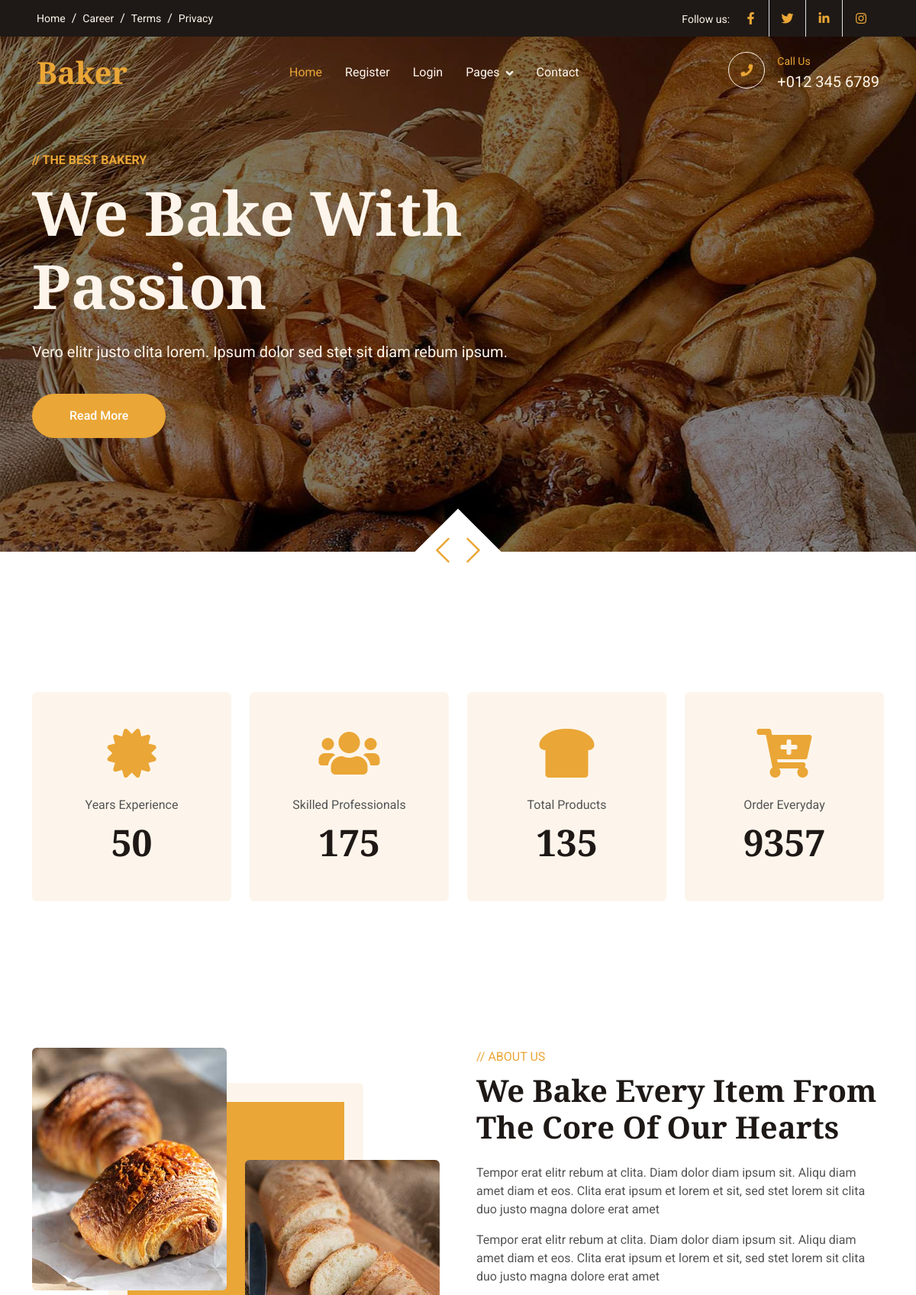
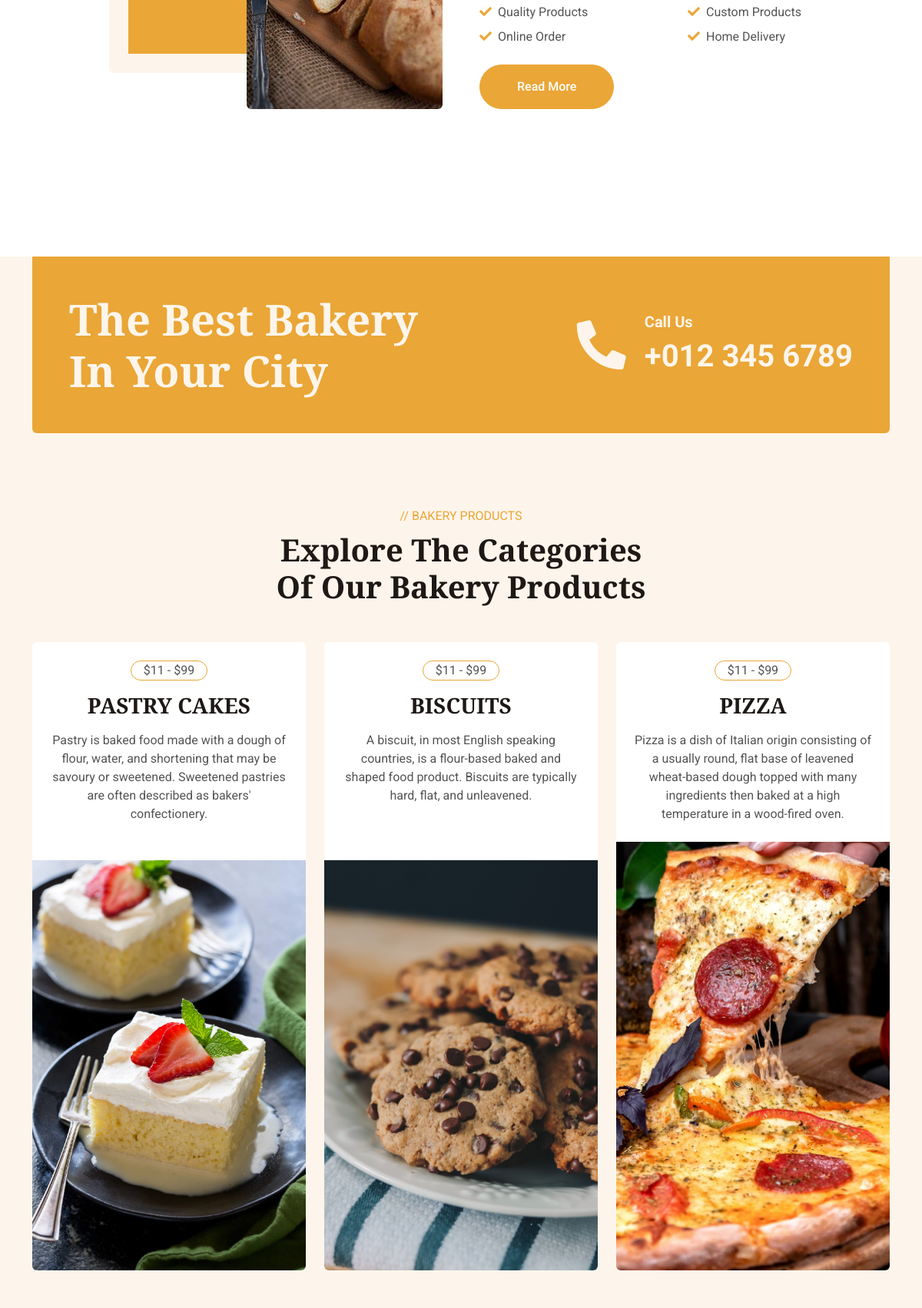
The page / (upper part) on the database its author committed (2 pictures, top to bottom).
### statapp/models.py (models this page shows)
class products(models.Model):
    name=models.TextField(max_length=300)
    img=models.ImageField(upload_to='pics')
    desc=models.TextField()

### statapp/views.py (the view)
# urls.py: path('',views.stat,name='stat'),
def stat(request):
    obj=products.objects.all()
    return render(request,"index.html",{'result':obj})

### templates/index.html (shortened to what this page needs)
{% load static %}
<!DOCTYPE html>
<html lang="en">
<head>
    <link href="https://cdnjs.cloudflare.com/ajax/libs/font-awesome/5.10.0/css/all.min.css" rel="stylesheet">
    <link href="https://cdn.jsdelivr.net/npm/bootstrap-icons@1.4.1/font/bootstrap-icons.css" rel="stylesheet">
    <link href="{% static 'lib/animate/animate.min.css' %}" rel="stylesheet">
    <link href="{% static 'lib/owlcarousel/assets/owl.carousel.min.css' %}" rel="stylesheet">
    <link href="{% static 'css/bootstrap.min.css' %}" rel="stylesheet">
    <link href="{% static 'css/style.css' %}" rel="stylesheet">
</head>
<body>
    <div class="container-fluid top-bar bg-dark text-light px-0 wow fadeIn" data-wow-delay="0.1s">
        <div class="row gx-0 align-items-center d-none d-lg-flex">
            <div class="col-lg-6 px-5 text-start">
                <ol class="breadcrumb mb-0">
                    <li class="breadcrumb-item"><a class="small text-light" href="#">Home</a></li>
                    <li class="breadcrumb-item"><a class="small text-light" href="#">Career</a></li>
                    <li class="breadcrumb-item"><a class="small text-light" href="#">Terms</a></li>
                    <li class="breadcrumb-item"><a class="small text-light" href="#">Privacy</a></li>
                </ol>
            </div>
            <div class="col-lg-6 px-5 text-end">
                <small>Follow us:</small>
                <div class="h-100 d-inline-flex align-items-center">
                    <a class="btn-lg-square text-primary border-end rounded-0" href=""><i class="fab fa-facebook-f"></i></a>
                    <a class="btn-lg-square text-primary border-end rounded-0" href=""><i class="fab fa-twitter"></i></a>
                    <a class="btn-lg-square text-primary border-end rounded-0" href=""><i class="fab fa-linkedin-in"></i></a>
                    <a class="btn-lg-square text-primary pe-0" href=""><i class="fab fa-instagram"></i></a>
                </div>
            </div>
        </div>
    </div>
    <nav class="navbar navbar-expand-lg navbar-dark fixed-top py-lg-0 px-lg-5 wow fadeIn" data-wow-delay="0.1s">
        <a href="index.html" class="navbar-brand ms-4 ms-lg-0">
            <h1 class="text-primary m-0">Baker</h1>
        </a>
        <div class="collapse navbar-collapse" id="navbarCollapse">
            <div class="navbar-nav mx-auto p-4 p-lg-0">
                <a href="index.html" class="nav-item nav-link active">Home</a>
                {% if user.is_authenticated %}
                <li style="color:white;"><b> Hello {{user.username}} </b> </li>
                <a href="credentials/logout" class="nav-item nav-link">logout</a>
                {% else %}
                <a href="credentials/register" class="nav-item nav-link">Register</a>
                <a href="credentials/login" class="nav-item nav-link">Login</a>
                {% endif %}
                <div class="nav-item dropdown">
                    <a href="#" class="nav-link dropdown-toggle" data-bs-toggle="dropdown">Pages</a>
                </div>
                <a href="contact.html" class="nav-item nav-link">Contact</a>
            </div>
            <div class=" d-none d-lg-flex">
                <div class="flex-shrink-0 btn-lg-square border border-light rounded-circle">
                    <i class="fa fa-phone text-primary"></i>
                </div>
                <div class="ps-3">
                    <small class="text-primary mb-0">Call Us</small>
                    <p class="text-light fs-5 mb-0">+012 345 6789</p>
                </div>
            </div>
        </div>
    </nav>
    <div class="container-fluid p-0 pb-5 wow fadeIn" data-wow-delay="0.1s">
        <div class="owl-carousel header-carousel position-relative">
            <div class="owl-carousel-item position-relative">
                <img class="img-fluid" src="{% static 'img/carousel-1.jpg' %}" alt="">
                <div class="owl-carousel-inner">
                    <div class="container">
                        <div class="row justify-content-start">
                            <div class="col-lg-8">
                                <p class="text-primary text-uppercase fw-bold mb-2">// The Best Bakery</p>
                                <h1 class="display-1 text-light mb-4 animated slideInDown">We Bake With Passion</h1>
                                <p class="text-light fs-5 mb-4 pb-3">Vero elitr justo clita lorem. Ipsum dolor sed stet sit diam rebum ipsum.</p>
                                <a href="" class="btn btn-primary rounded-pill py-3 px-5">Read More</a>
                            </div>
                        </div>
                    </div>
                </div>
            </div>
        </div>
    </div>
    <div class="container-xxl py-6">
        <div class="container">
            <div class="row g-4">
                <div class="col-lg-3 col-md-6 wow fadeIn" data-wow-delay="0.1s">
                    <div class="fact-item bg-light rounded text-center h-100 p-5">
                        <i class="fa fa-certificate fa-4x text-primary mb-4"></i>
                        <p class="mb-2">Years Experience</p>
                        <h1 class="display-5 mb-0" data-toggle="counter-up">50</h1>
                    </div>
                </div>
                <div class="col-lg-3 col-md-6 wow fadeIn" data-wow-delay="0.3s">
                    <div class="fact-item bg-light rounded text-center h-100 p-5">
                        <i class="fa fa-users fa-4x text-primary mb-4"></i>
                        <p class="mb-2">Skilled Professionals</p>
                        <h1 class="display-5 mb-0" data-toggle="counter-up">175</h1>
                    </div>
                </div>
                <div class="col-lg-3 col-md-6 wow fadeIn" data-wow-delay="0.5s">
                    <div class="fact-item bg-light rounded text-center h-100 p-5">
                        <i class="fa fa-bread-slice fa-4x text-primary mb-4"></i>
                        <p class="mb-2">Total Products</p>
                        <h1 class="display-5 mb-0" data-toggle="counter-up">135</h1>
                    </div>
                </div>
                <div class="col-lg-3 col-md-6 wow fadeIn" data-wow-delay="0.7s">
                    <div class="fact-item bg-light rounded text-center h-100 p-5">
                        <i class="fa fa-cart-plus fa-4x text-primary mb-4"></i>
                        <p class="mb-2">Order Everyday</p>
                        <h1 class="display-5 mb-0" data-toggle="counter-up">9357</h1>
                    </div>
                </div>
            </div>
        </div>
    </div>
    <div class="container-xxl py-6">
        <div class="container">
            <div class="row g-5">
                <div class="col-lg-6 wow fadeInUp" data-wow-delay="0.1s">
                    <div class="row img-twice position-relative h-100">
                        <div class="col-6">
                            <img class="img-fluid rounded" src="{% static 'img/about-1.jpg' %}" alt="">
                        </div>
                        <div class="col-6 align-self-end">
                            <img class="img-fluid rounded" src="{% static 'img/about-2.jpg' %}" alt="">
                        </div>
                    </div>
                </div>
                <div class="col-lg-6 wow fadeInUp" data-wow-delay="0.5s">
                    <div class="h-100">
                        <p class="text-primary text-uppercase mb-2">// About Us</p>
                        <h1 class="display-6 mb-4">We Bake Every Item From The Core Of Our Hearts</h1>
                        <p>Tempor erat elitr rebum at clita. Diam dolor diam ipsum sit. Aliqu diam amet diam et eos. Clita erat ipsum et lorem et sit, sed stet lorem sit clita duo justo magna dolore erat amet</p>
                        <p>Tempor erat elitr rebum at clita. Diam dolor diam ipsum sit. Aliqu diam amet diam et eos. Clita erat ipsum et lorem et sit, sed stet lorem sit clita duo justo magna dolore erat amet</p>
                        <div class="row g-2 mb-4">
                            <div class="col-sm-6">
                                <i class="fa fa-check text-primary me-2"></i>Quality Products
                            </div>
                            <div class="col-sm-6">
                                <i class="fa fa-check text-primary me-2"></i>Custom Products
                            </div>
                            <div class="col-sm-6">
                                <i class="fa fa-check text-primary me-2"></i>Online Order
                            </div>
                            <div class="col-sm-6">
                                <i class="fa fa-check text-primary me-2"></i>Home Delivery
                            </div>
                        </div>
                        <a class="btn btn-primary rounded-pill py-3 px-5" href="">Read More</a>
                    </div>
                </div>
            </div>
        </div>
    </div>
    <div class="container-xxl bg-light my-6 py-6 pt-0">
        <div class="container">
            <div class="bg-primary text-light rounded-bottom p-5 my-6 mt-0 wow fadeInUp" data-wow-delay="0.1s">
                <div class="row g-4 align-items-center">
                    <div class="col-lg-6">
                        <h1 class="display-4 text-light mb-0">The Best Bakery In Your City</h1>
                    </div>
                    <div class="col-lg-6 text-lg-end">
                        <div class="d-inline-flex align-items-center text-start">
                            <i class="fa fa-phone-alt fa-4x flex-shrink-0"></i>
                            <div class="ms-4">
                                <p class="fs-5 fw-bold mb-0">Call Us</p>
                                <p class="fs-1 fw-bold mb-0">+012 345 6789</p>
                            </div>
                        </div>
                    </div>
                </div>
            </div>
            <div class="text-center mx-auto mb-5 wow fadeInUp" data-wow-delay="0.1s" style="max-width: 500px;">
                <p class="text-primary text-uppercase mb-2">// Bakery Products</p>
                <h1 class="display-6 mb-4">Explore The Categories Of Our Bakery Products</h1>
            </div>
            <div class="row g-4">
                {% for i in result %}
                <div class="col-lg-4 col-md-6 wow fadeInUp" data-wow-delay="0.1s">
                    <div class="product-item d-flex flex-column bg-white rounded overflow-hidden h-100">
                        <div class="text-center p-4">
                            <div class="d-inline-block border border-primary rounded-pill px-3 mb-3">$11 - $99</div>
                            <h3 class="mb-3">{{i.name}}</h3>
                            <span>{{i.desc}}</span>
                        </div>
                        <div class="position-relative mt-auto">
                            <img class="img-fluid" src="{{i.img.url}}" alt="">
                        </div>
                    </div>
                </div>
                {% endfor %}
            </div>
        </div>
    </div>
</body>
</html>

### static/css/style.css (style rules this page uses)
:root { --primary: #EAA636; --secondary: #545454; --light: #FDF5EB; --dark: #1E1916; }
.py-6 { padding-top: 6rem; padding-bottom: 6rem; }
.my-6 { margin-top: 6rem; margin-bottom: 6rem; }
.btn { font-weight: 500; transition: .5s; }
.btn.btn-primary { color: #FFFFFF; }
.btn-lg-square { width: 48px; height: 48px; }
.btn-square, .btn-sm-square, .btn-lg-square { padding: 0; display: flex; align-items: center; justify-content: center; font-weight: normal; }
.navbar .dropdown-toggle::after { border: none; content: "\f107"; font-family: "Font Awesome 5 Free"; font-weight: 900; vertical-align: middle; margin-left: 8px; }
.navbar .navbar-nav .nav-link { padding: 35px 15px; color: var(--light); outline: none; }
.navbar .navbar-nav .nav-link:hover, .navbar .navbar-nav .nav-link.active { color: var(--primary); }
.navbar.fixed-top { transition: .5s; }
.header-carousel .owl-carousel-inner { position: absolute; width: 100%; height: 100%; top: 0; left: 0; display: flex; align-items: center; background: rgba(0, 0, 0, .5); }
.breadcrumb-item+.breadcrumb-item::before { color: var(--light); }
.fact-item { transition: .5s; }
.img-twice::before { position: absolute; content: ""; width: 60%; height: 80%; top: 10%; left: 20%; background: var(--primary); border: 25px solid var(--light); border-radius: 6px; z-index: -1; }
.product-item { transition: .5s; }

### rows shown on the page
products: name "PASTRY CAKES", desc "Pastry is baked food made with a dough of flour, water, and shortening that may be savoury or sweetened. Sweetened pastries are often described as bakers' confectionery.", img (picture)
products: name "BISCUITS", desc "A biscuit, in most English speaking countries, is a flour-based baked and shaped food product. Biscuits are typically hard, flat, and unleavened.", img (picture)
products: name "PIZZA", desc "Pizza is a dish of Italian origin consisting of a usually round, flat base of leavened wheat-based dough topped with many ingredients then baked at a high temperature in a wood-fired oven.", img (picture)
